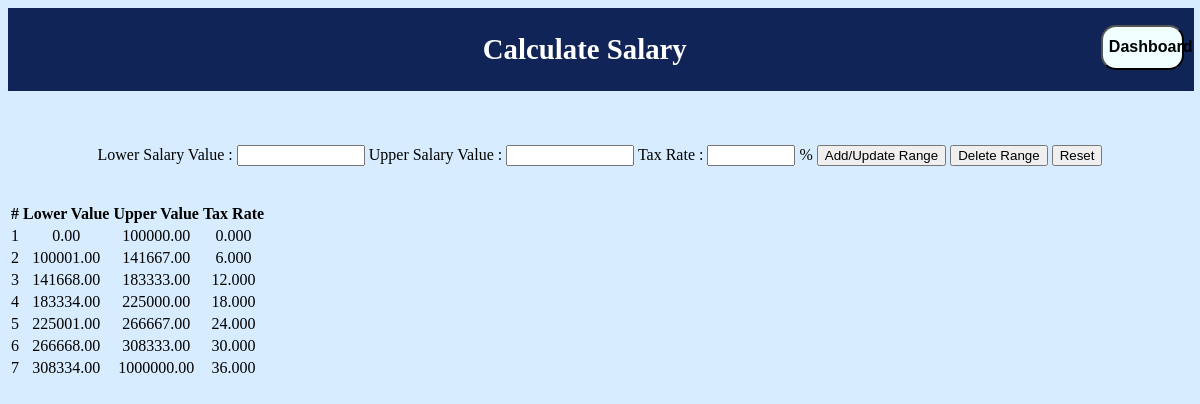
The app's page /rates.php with its own data.
### tables this page shows
CREATE TABLE `taxes` (
  `ID` int(4) NOT NULL,
  `lower_value` float(10,2) NOT NULL,
  `upper_value` float(10,2) NOT NULL,
  `tax_rate` float(6,3) NOT NULL,
  `status` char(1) NOT NULL DEFAULT 'A'
);

### Functions/functions.php (the view, shortened to what this page needs)
<?php
function showTaxRates(){
    $conn = dbConn();
    $sql = "SELECT ID, lower_value, upper_value, tax_rate FROM taxes WHERE status = 'A'";
    $result = $conn->query($sql);
    $table = ENTER_TAX_RATES;
    if ($result->num_rows > 0) {
        $table = TABLE_HEAD;
        $count = 0;
        while($row = $result->fetch_assoc()) {
            ++$count;
            $table = $table."<tr>
                    <td>" . $count . "</td>
                    <td>" . $row["lower_value"] . "</td>
                    <td>" . $row["upper_value"] . "</td>
                    <td>" . $row["tax_rate"] . "</td>
                </tr>";
        }
        $table = $table."</table>";
        return $table;
    } else {
        return $table;
    }
}
function dbConn(){
    $conn = new mysqli(SERVERNAME, USERNAME, PASSWORD, DATABASE);
    return $conn;
}
?>

### Styles/employees.css (style rules this page uses)
body { text-align: center; background-color: rgb(215, 236, 254); }

### records on screen
taxes: lower_value "0.00", upper_value "100000.00", tax_rate "0.000"
taxes: lower_value "100001.00", upper_value "141667.00", tax_rate "6.000"
taxes: lower_value "141668.00", upper_value "183333.00", tax_rate "12.000"
taxes: lower_value "183334.00", upper_value "225000.00", tax_rate "18.000"
taxes: lower_value "225001.00", upper_value "266667.00", tax_rate "24.000"
taxes: lower_value "266668.00", upper_value "308333.00", tax_rate "30.000"
taxes: lower_value "308334.00", upper_value "1000000.00", tax_rate "36.000"

### other values on screen
$table "# Lower Value Upper Value Tax Rate"
